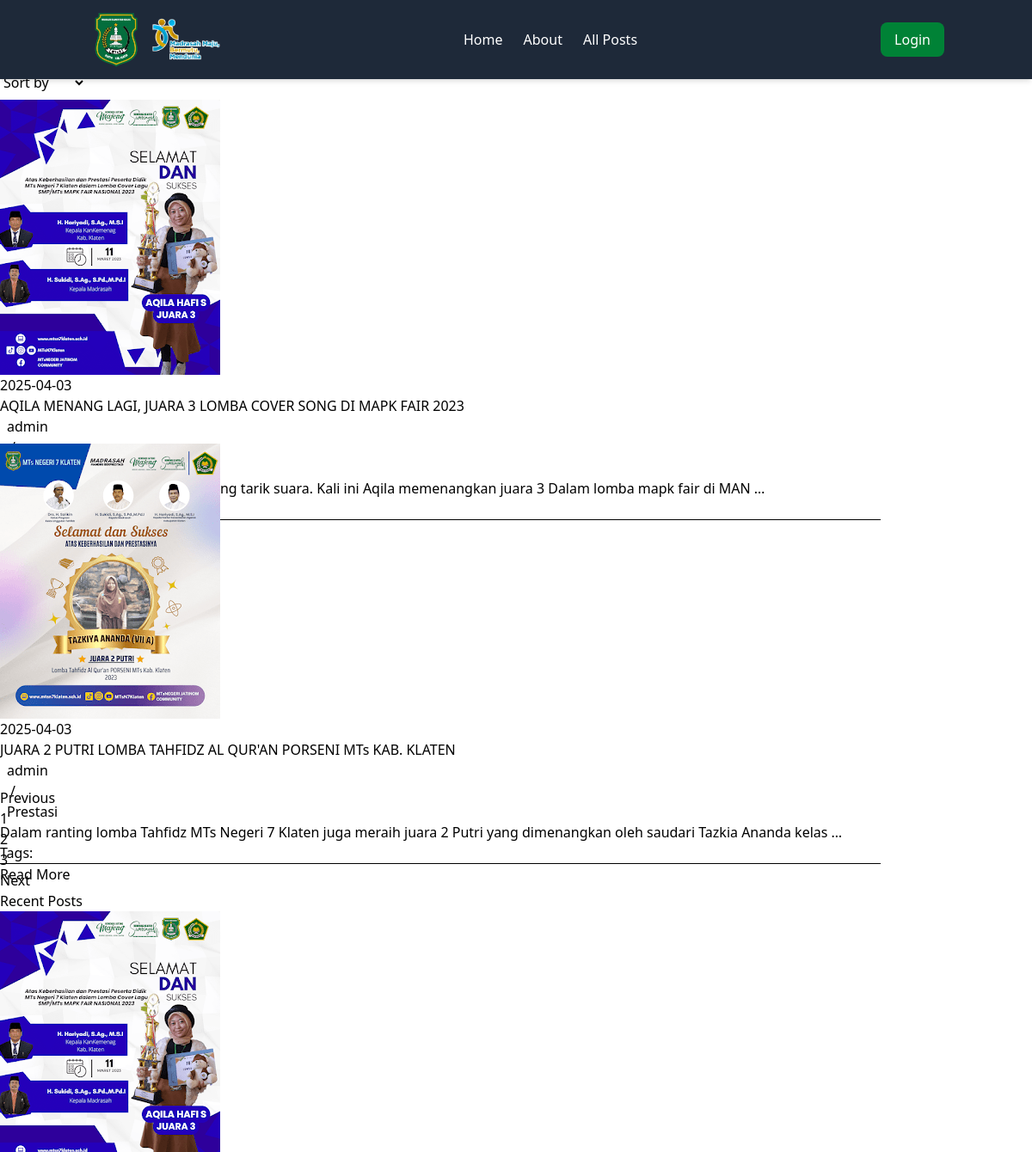
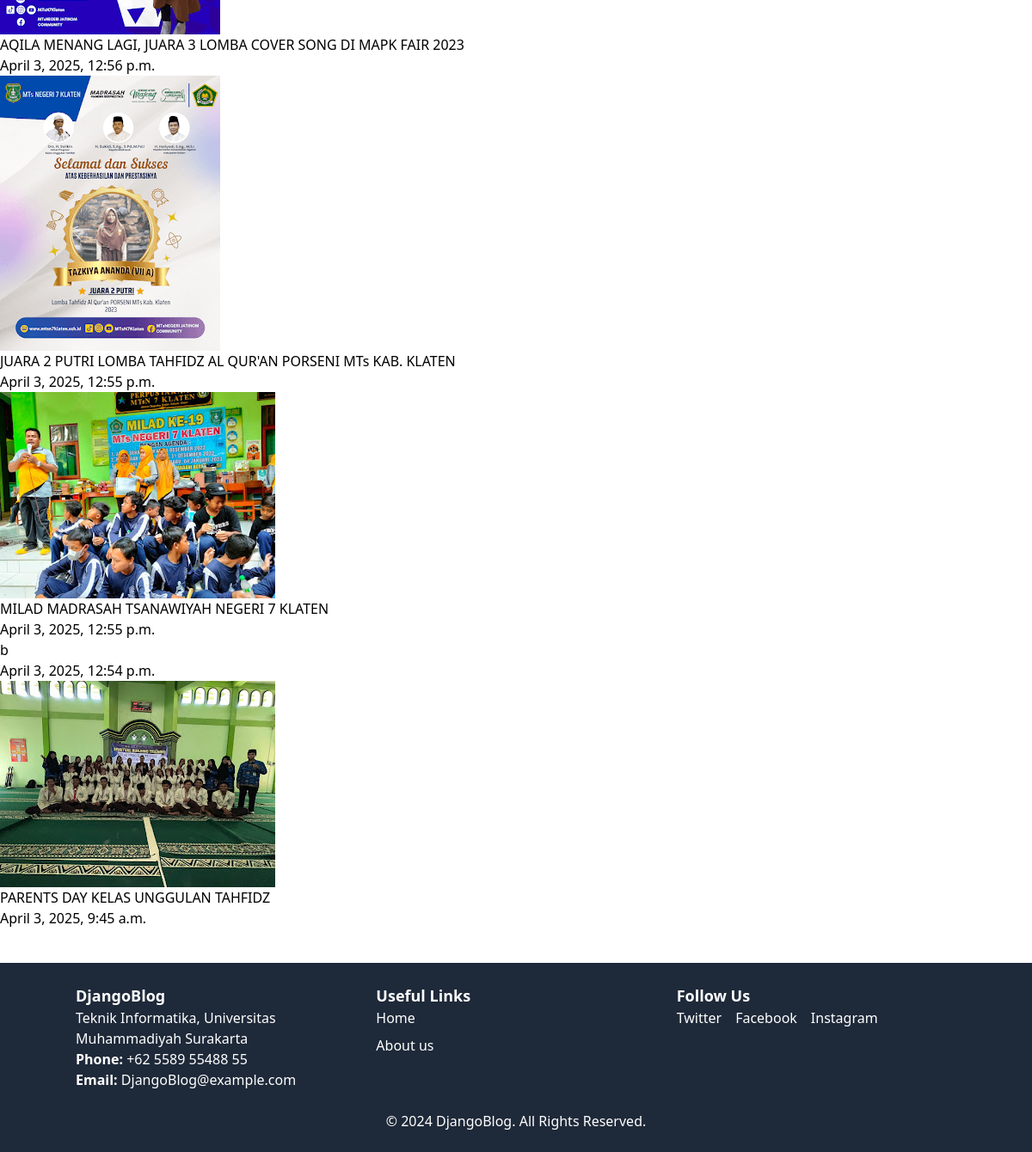
Page /post/ on the committed database (2 pictures, top to bottom).
### home/models.py (models this page shows, shortened)
class Post(models.Model):
    class Status(models.TextChoices):
        DRAFT = 'DF', 'Draft'
        PUBLISHED = 'PB', 'Published'
    class Category(models.TextChoices):
        AGENDA = 'Agenda', 'Agenda'
        INFO = 'Info', 'Info'
        BERITA = 'Berita', 'Berita'
        PRESTASI = 'Prestasi', 'Prestasi'
    title = models.CharField(max_length=250)
    slug = models.SlugField(
        max_length=250,
        unique_for_date='publish'
    )
    author = models.ForeignKey(
        settings.AUTH_USER_MODEL,
        on_delete=models.CASCADE,
        related_name='blog_posts'
    )
    body = models.TextField()
    publish = models.DateTimeField(default=timezone.now)
    created = models.DateTimeField(auto_now_add=True)
    updated = models.DateTimeField(auto_now=True)
    status = models.CharField(
        max_length=2,
        choices=Status,
        default=Status.DRAFT
    )
    category = models.CharField(
        max_length=10,
        choices=Category,
        default=Category.AGENDA
    )
    image = models.ImageField(upload_to='blog/',  default='blog/default.jpg')
    objects = models.Manager()  # The default manager.
    published = PublishedManager()  # Our custom manager.
    class Meta:
        ordering = ['-publish']
        indexes = [
            models.Index(fields=['-publish']),
        ]
    def get_absolute_url(self):
        return reverse(
            'post:detail',
            args=[
                self.publish.year,
                self.publish.month,
                self.publish.day,
                self.slug,
            ],
        )

### post/views.py (the view)
# urls.py: path('', views.post_list, name='post_list'),
def post_list(request):
    posts = Post.objects.all()
    recent_posts = Post.objects.order_by('-publish')[:5]
    paginator = Paginator(posts, 2)
    page_number = request.GET.get('page', 1)
    posts = paginator.page(page_number)
    context = {
        'posts': posts,
        'recent_posts': recent_posts
    }
    return render(request, 'post/post_display.html' , context)

### post/templates/post/post_display.html (shortened to what this page needs)
{% extends 'base.html' %}
{% load static %}
{% block content %}
  <main class="main">
    <div class="container my-2">
      <div class="row mt-3">
        <div class="col-md-6">
          <div class="d-flex align-items-center">
            <a href="#" id='clear-filter' class="ms-2">Clear</a>
          </div>
        </div>
        <div class="col-md-6">
          <div class="d-flex justify-content-end">
            <div class="input-group">
            </div>
            <select class="form-select w-25" id="sort-select" >
              <option value='' disabled selected>Sort by</option>
            </select>
          </div>
        </div>
      </div>
    </div>
    <div class="container">
      <div class="row">
        <div class="col-lg-8">
          <section id="blog-posts" class="blog-posts section">
            <div class="container">
              <div class="row gy-4" id='post-list'>
                {% for post in posts %}
                <div class="col-lg-6">
                  <article class="position-relative h-100">
                    <div class="post-img position-relative overflow-hidden">
                      <img src="{{ post.image.url }}" class="img-fluid" alt="">
                      <span class="post-date">{{ post.publish|date:'Y-m-d' }}</span>
                    </div>
                    <div class="post-content d-flex flex-column">
                      <h3 class="post-title">{{ post.title }}</h3>
                      <div class="meta d-flex align-items-center">
                        <div class="d-flex align-items-center">
                           <span class="ps-2">{{ post.author }}</span>
                        </div>
                        <span class="px-3 text-black-50">/</span>
                        <div class="d-flex align-items-center">
                           <span class="ps-2">{{ post.category }}</span>
                        </div>
                      </div>
                      <p>
                        {{ post.body|truncatewords:20 }}
                      </p>
                      <p class="tags">Tags: {{ post.tags.all|join:", " }}</p>
                      <hr>
                      <a href="{{ post.get_absolute_url }}" class="readmore stretched-link"><span>Read More</span></a>
                    </div>
                  </article>
                </div>
                {% endfor %}
              </div>
            </div>
          </section>
          <section id="blog-pagination" class="blog-pagination section">
            {% include 'post/paging.html' with page=posts %}
          </section>
        </div>
        <div class="col-lg-4 sidebar">
          <div class="widgets-container">
            <div class="recent-posts-widget widget-item">
              <h3 class="widget-title">Recent Posts</h3>
              {% for post in recent_posts %}
              <div class="post-item">
                <img src="{{ post.image.url }}" alt="" class="flex-shrink-0">
                <div>
                  <h4>{{ post.title }}</a></h4>
                  <time>{{ post.publish }}</time>
                </div>
              </div>
              {% endfor %}
            </div>
          </div>
        </div>
      </div>
    </div>
  </main>
{% endblock %}

### rows in the picture
Post: image (picture), publish "2025-04-03", title "AQILA MENANG LAGI, JUARA 3 LOMBA COVER SONG DI MAPK FAIR 2023", author "admin", body "Aqila kembali meraih juara di bidang tarik suara. Kali ini Aqila memenangkan juara 3 Dalam lomba mapk fair di MAN …", publish "April 3, 2025, 12:56 p.m."
Post: image (picture), publish "2025-04-03", title "JUARA 2 PUTRI LOMBA TAHFIDZ AL QUR'AN PORSENI MTs KAB. KLATEN", author "admin", category "Prestasi", body "Dalam ranting lomba Tahfidz MTs Negeri 7 Klaten juga meraih juara 2 Putri yang dimenangkan oleh saudari Tazkia Ananda kelas …", publish "April 3, 2025, 12:55 p.m."
Post: image (picture), title "MILAD MADRASAH TSANAWIYAH NEGERI 7 KLATEN", publish "April 3, 2025, 12:55 p.m."
Post: title "b", publish "April 3, 2025, 12:54 p.m."
Post: image (picture), title "PARENTS DAY KELAS UNGGULAN TAHFIDZ", publish "April 3, 2025, 9:45 a.m."

### other values in the picture
{{ i }} "1"
{{ i }} "2" "3"
